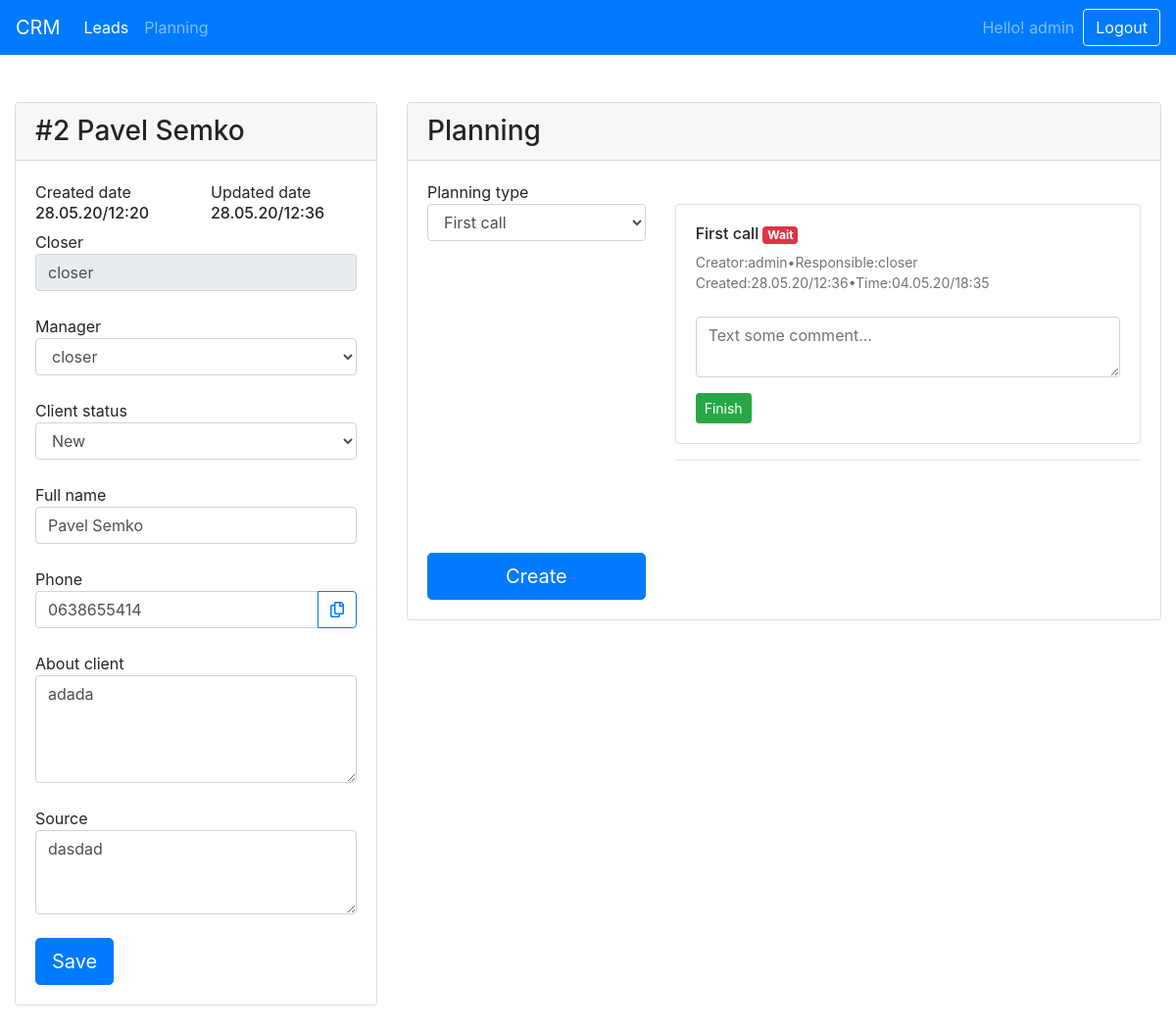
Page /lead/2 (signed in) on the committed database.
### account/models.py (models this page shows, shortened)
class User(AbstractUser):
    ADMIN = 'ADM'
    CLOSER = 'CLS'
    SALES = 'SLS'
    EMPLOYEE_TYPES = (
        (SALES, 'sales'),
        (CLOSER, 'closer'),
        (ADMIN, 'admin'),
    )
    role = models.CharField(max_length=25, choices=EMPLOYEE_TYPES,default='SLS')
    telegram = models.CharField(max_length=30)
    closer = models.ForeignKey('self',on_delete=models.SET_NULL, null=True,blank=True)

class Leads(models.Model):
    STATUSES_TYPES = (
        ('new', 'New'),
        ('account fixing', 'Account fixing'),
        ('not interested', 'Not interested'),
        ('deposit', 'Deposit'),
        ('registered', 'Registered'),
        ('waiting', 'Waiting'),
        ('sales work', 'Sales work'),
    )
    date = models.DateTimeField(auto_now_add=True,blank=True,null=True)
    update = models.DateTimeField(auto_now_add=True,blank=True,null=True)
    full_name=models.CharField(max_length=100)
    phone=models.CharField(max_length=20)
    about_client=models.TextField(max_length=1000,blank=True)
    source=models.TextField(max_length=1000,blank=True)
    manager= models.ForeignKey(settings.AUTH_USER_MODEL,on_delete=models.SET_NULL,null=True,blank=True,related_name='lead_manager')
    status = models.CharField(max_length=25, choices=STATUSES_TYPES, default='new')
    class Meta:
        get_latest_by = ['id']
    def __str__(self):
        return self.full_name

class Planning(models.Model):
    TYPES = (
        ('First call', 'First call'),
        ('Callback', 'Callback'),
        ('Platform show', 'Platform show'),
        ('Account fixing', 'Account fixing'),
        ('Trial deal', 'Trial deal'),
        ('Deposit', 'Deposit'),
    )
    date = models.DateTimeField(auto_now_add=True, blank=True, null=True)
    update = models.DateTimeField( blank=True, null=True)
    finished = models.DateTimeField(blank=True, null=True)
    active = models.BooleanField(default=False)
    notification = models.BooleanField(default=True)
    creator = models.CharField(max_length=25,blank=True, null=True)
    manager= models.ForeignKey(settings.AUTH_USER_MODEL,on_delete=models.SET_NULL,null=True,related_name='planning_manager')
    lead= models.ForeignKey(Leads,on_delete=models.CASCADE,null=True,related_name='planning_manager')
    comment=models.TextField(max_length=500,blank=True)
    type=models.CharField(choices=TYPES,max_length=50,default='First call')

### account/views.py (the view)
# urls.py: path('lead/<int:id>',views.lead,name='lead'),
@login_required(login_url='login/')
def lead(request,id):
    lead= Leads.objects.get(id=id)
    if(request.user.role!="ADM"):
        if(lead.manager.closer!=request.user):
            if(lead.manager!=request.user):
                return redirect('/')
    if request.user.role=='ADM':
        managers= User.objects.all()
    elif request.user.role=='CLS':
        managers= User.objects.filter(closer=request.user)
    else:
        managers=''
    planning = Planning.objects.filter(lead=id).order_by('-id')
    return render(request, 'lead.html',{'lead':lead,'managers':managers,'planning':planning,'active':'home'})

### account/templates/lead.html (shortened to what this page needs)
{% extends 'base.html' %}
{% block page %}
<div class="container-fluid">
    <div class="row">
        <div class="col-lg-4 col-md-3">
    <div class="card">
  <div class="card-header"><h3 style="margin: 0">
        #{{ lead.id }}  {{ lead }}
  </h3>
  </div>
  <div class="card-body">
  <div class="row">
      <div class="col">    <span> Created date</span>
       <h6>{{ lead.date|date:"d.m.y/H:i" }}</h6> </div>
        <div class="col"><span> Updated date</span>
       <h6>{{ lead.update|date:"d.m.y/H:i" }}</h6></div>
  </div>
      <form class="form" action="/ajaxUpdateLead/">
{% if user.role == "ADM" or user.role == "CLS" %}
          {% if user.role == "ADM"%}
          <div class="form-group">
                <label for="">
                    <span> Closer</span>
                    <input type="text" class="form-control" placeholder="Jon Snow" value="{{ lead.manager.closer }}" disabled required>
                </label>
            </div>
              {% endif %}
       <div class="form-group">
                <label for="">
                    <span>Manager</span>
                    <select class="form-control" name="manager"
                            required>
{% for manager in managers  %}
                        <option value="{{ manager.id }}" {% if lead.manager == manager %}selected{% endif %}>{{manager}}</option>
                    {% endfor %}
                    </select>
                </label>
            </div>
      {% endif %}
       <div class="form-group">
                <label for="">
                    <span>Client status</span>
                    <select class="form-control" name="{% if user.role != "SLS"  %}status{% endif %}" {% if user.role == "SLS" %}disabled{% endif %} required>
                        <option value="new" {% if lead.status == 'new' %}selected{% endif %}>New</option>
                    </select>
                </label>
            </div>
            <div class="form-group">
                <label for="">
                    <span> Full name</span>
                    <input type="text" class="form-control" name="full_name" placeholder="Jon Snow" value="{{ lead.full_name }}" required>
                </label>
            </div>
          <div class="form-group">
                <label for="">
                    <span> Phone</span>
                <div class="input-group">
      <input class="form-control py-2" type="text" name="{% if user.role != "ADM" and user.role != "CLS" %}{% else %}phone{% endif %}" placeholder="+79549999999" {% if user.role != "ADM" and user.role != "CLS" %}disabled{% endif %} value="{{ lead.phone }}" required>
                    <span class="input-group-append">
        <button class="btn btn-outline-primary copy-form" type="button">
            <i class="far fa-copy"></i>
        </button>
      </span>
</div>
                </label>
            </div>
          <div class="form-group">
                <label for="">
                    <span> About client</span>
                    <textarea type="text" class="form-control" name="about_client" required rows="4" placeholder="Something about client">{{ lead.about_client }}</textarea>
                </label>
            </div>
          <div class="form-group">
                <label for="">
                    <span>Source</span>
                    <textarea type="text" class="form-control" name="source" required rows="3" placeholder="Something about client">{{ lead.source }}</textarea>
                </label>
            </div>
          <button type="submit" class="btn btn-primary btn-lg">
              Save
          </button>
      </form>
  </div>
</div>
        </div>
                <div class="col-lg-8 col-md-9">
    <div class="card">
  <div class="card-header"><h3 style="margin: 0">
Planning
  </h3>
  </div>
  <div class="card-body">
  <div class="row">
      <div class="col-md-4">
             <form action="/ajaxCreatePlanning/" class="form-comment form">
                 <div class="form-group">
                <label for="">
                    <span>Planning type</span>
                    <select class="form-control" name="type"required>
                        <option>First call</option>
                    </select>
                </label>
            </div>
              <div id="container" style="margin: 10px 0 15px 0; height: 255px; position: relative"></div>
              <br>
           <button type="submit" class="btn btn-lg btn-block btn-primary">
              Create
          </button>
      </form>
      </div>
  <div class="col-md-8">
        <br>
    <div class="planning-box">
{% if planning  %}
        {% for i in planning %}
        <div class="card card-body">
            <p class="h6">{{ i.type }} <span class="badge {% if i.active %}badge-success{% else %}badge-danger{% endif %}">{% if i.active %}Done{% else %}Wait{% endif %}</span></p>
        <small class="text-muted">Creator:{{ i.creator}}•Responsible:{{ i.manager }}</small>
              <small class="text-muted">Created:{{ i.date|date:"d.m.y/H:i" }}•Time:{{ i.update|date:"d.m.y/H:i" }}{% if i.finished %}•Finished:{{ i.finished|date:"d.m.y/H:i" }}{% endif %}</small>{{ i.comment }}
        {% if not i.active and user.role != "SLS"%}
            <br>
            <form action="/ajaxUpdatePlanning/" class="form" >
            <div class="form-group">
                <textarea placeholder="Text some comment..." rows="2"class="form-control" name="comment"></textarea>
            </div>
             <button type="submit" class="btn btn-sm btn-success">
              Finish
          </button>
            </form>
        {% endif %}
        </div>
            <hr>
        {% endfor %}
    {% else %}
    <div class="card card-body">
    <p class="h5">Oops..</p>
    Create your first planning
    </div>
    {% endif %}
    </div>
  </div>
  </div>
  </div>
</div>
        </div>
        </div>
    </div>
<link
  rel="stylesheet"
  href="https://cdn.jsdelivr.net/npm/zebra_datepicker@latest/dist/css/bootstrap/zebra_datepicker.min.css">
{% endblock %}

### account/templates/base.html (shortened to what this page needs)
{% load bootstrap4 %}
<!doctype html>
<html lang="en">
<head>
    {% bootstrap_css %}
<link rel="stylesheet" href="https://use.fontawesome.com/releases/v5.13.0/css/all.css">
</head>
<body>
<nav class="navbar navbar-expand-lg navbar-dark bg-primary">
  <a class="navbar-brand" href="/">CRM</a>
  <div class="collapse navbar-collapse" id="navbarSupportedContent">
    <ul class="navbar-nav mr-auto">
      <li class="nav-item {% if active == "home" %} active{% endif %}">
        <a class="nav-link" href="/">Leads</a>
      </li>   <li class="nav-item {% if active == "plan" %} active{% endif %}">
        <a class="nav-link" href="/planning/">Planning</a>
      </li>
    </ul>
          <span class="navbar-text">Hello! {{ user }}&nbsp;&nbsp;</span>
       <a href="/logout/" class="btn btn-outline-light my-2 my-sm-0" type="submit">Logout</a>
  </div>
</nav>
<br><br>
{% block page %}
{% endblock %}
<br><br>
</body>
</html>

### account/templates/lead.html (style rules this page uses)
form label { width: 100%; }
.planning-box { max-height: 800px; overflow: scroll; }

### rows in the picture
User: username "admin"
Leads: id "2", full_name "Pavel Semko", date "28.05.20/12:20", update "28.05.20/12:36", manager.closer "closer", manager "closer", status "New", phone "0638655414", about_client "adada", source "dasdad"
Planning: type "First call", active "Wait", creator "admin", manager "closer", date "28.05.20/12:36", update "04.05.20/18:35"
